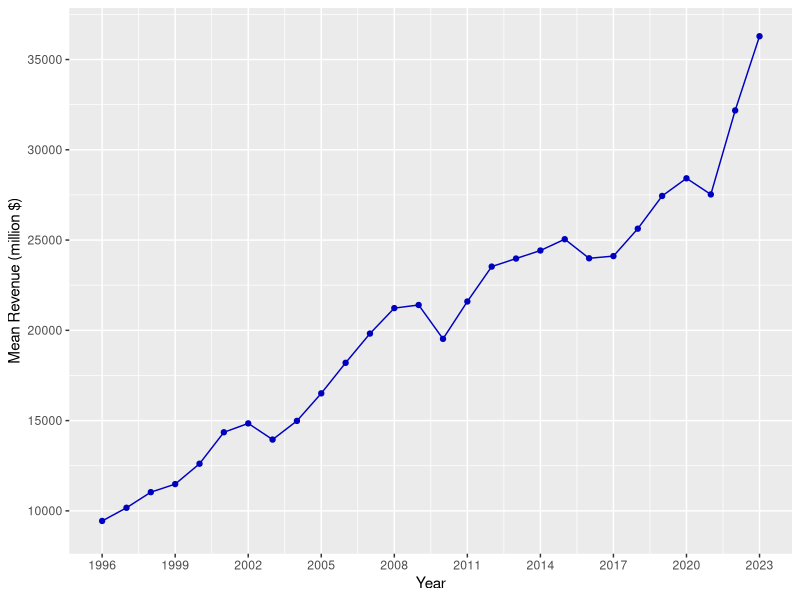
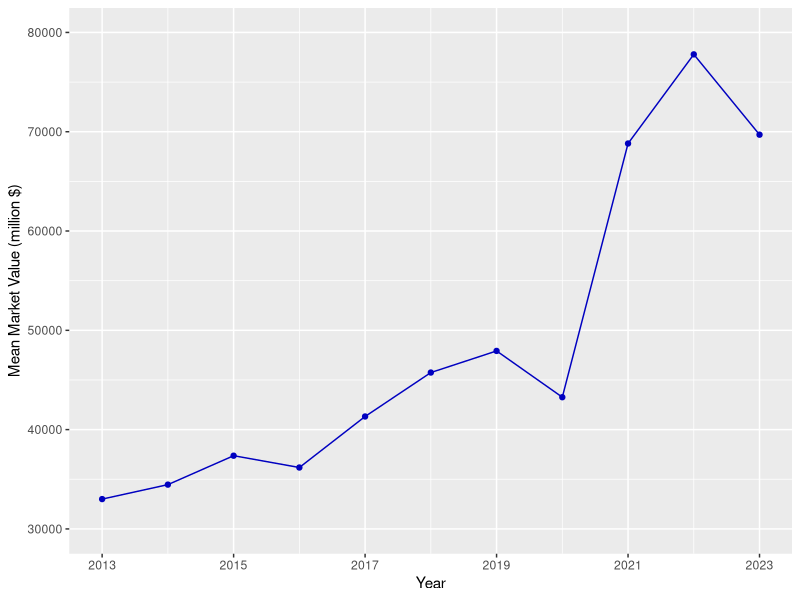
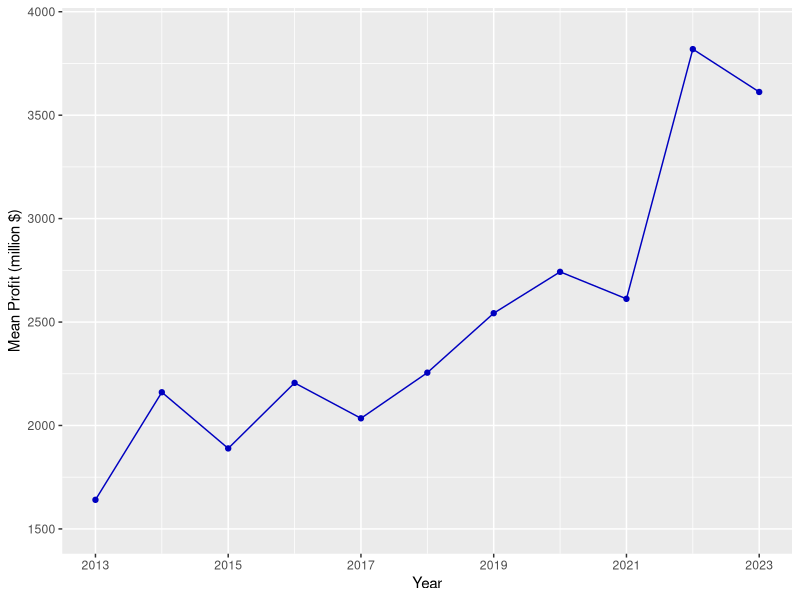
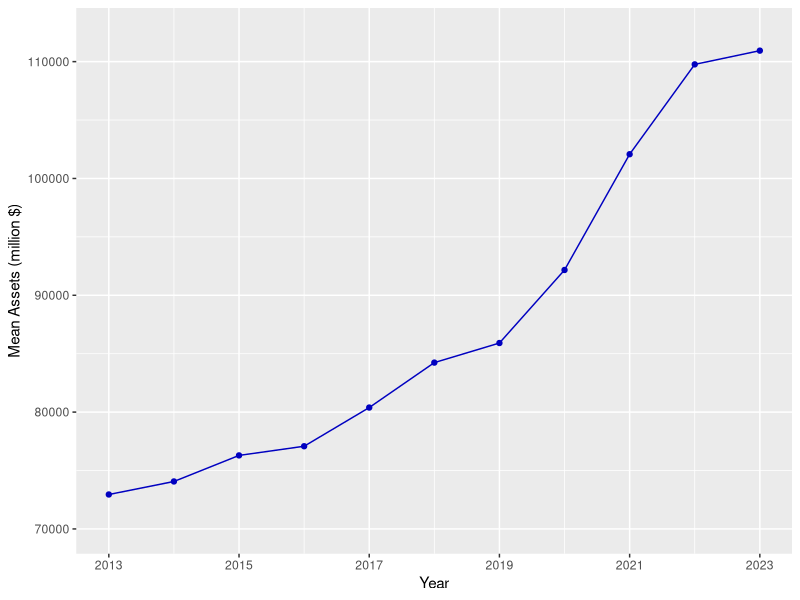

Generate these figures, in order, with R:
## ---- chunk 1
#| message: false
#| warning: false
library(tidyverse)
library(dplyr)
library(readr)
library(forcats)
## ---- chunk 2
fortune <- read_csv('data/Cleaned Data.csv', show_col_types = FALSE) |>
  select(rank, year, revenue_mil, profit_mil, asset_mil, market_value_mil) |>
  filter(rank <= 500)
## ---- chunk 3
revenue <- fortune |>
  summarize(mean_revenue_mil = mean(revenue_mil, na.rm = TRUE), .by = year)
revenue$mean_revenue_mil[revenue$year == 2013] <- mean(c(23529.903, 24421.006))
## ---- chunk 4
market_value <- fortune |>
  filter(year >= 2013) |>
  summarize(mean_market_value_mil = mean(market_value_mil, na.rm = TRUE), .by = year)
market_value$mean_market_value_mil[market_value$year == 2013] <- 34459.82 - (37372.77 - 34459.82)/2
## ---- chunk 5
profit <- fortune |>
  filter(year >= 2013) |>
  summarize(mean_profit_mil = mean(profit_mil, na.rm = TRUE), .by = year)
## ---- chunk 6
asset <- fortune |>
  filter(year >= 2013) |>
  summarize(mean_asset_mil = mean(asset_mil, na.rm = TRUE), .by = year)
asset$mean_asset_mil[asset$year == 2013] <- 74061.85 - (76292.42 - 74061.85)/2
## ---- chunk 7
revenue |>
  ggplot(aes(x = year, y = mean_revenue_mil)) +
  geom_point(color = '#0000c0') +
  geom_line(color = '#0000c0') +
  scale_x_continuous('Year',
                     breaks = c(1996,1999,2002,2005,2008,2011,2014,2017,2020,2023),
                     limits = c(1996,2023)) +
  scale_y_continuous('Mean Revenue (million $)',
                     breaks = c(10000,15000,20000,25000,30000,35000,40000),
                     limits = c(9000,36500)) +
  labs()
## ---- chunk 8
market_value |>
  ggplot(aes(x = year, y = mean_market_value_mil)) +
  geom_point(color = '#0000c0') +
  geom_line(color = '#0000c0') +
  scale_x_continuous('Year',
                     breaks = c(2013,2015,2017,2019,2021,2023),
                     limits = c(2013,2023)) +
  scale_y_continuous('Mean Market Value (million $)',
                     breaks = c(30000,40000,50000,60000,70000,80000,90000),
                     limits = c(30000,80000)) +
  labs()
## ---- chunk 9
profit |>
  ggplot(aes(x = year, y = mean_profit_mil)) +
  geom_point(color = '#0000c0') +
  geom_line(color = '#0000c0') +
  scale_x_continuous('Year',
                     breaks = c(2013,2015,2017,2019,2021,2023),
                     limits = c(2013,2023)) +
  scale_y_continuous('Mean Profit (million $)',
                     breaks = c(1500,2000,2500,3000,3500,4000),
                     limits = c(1500,3900)) +
  labs()
## ---- chunk 10
asset |>
  ggplot(aes(x = year, y = mean_asset_mil)) +
  geom_point(color = '#0000c0') +
  geom_line(color = '#0000c0') +
  scale_x_continuous('Year',
                     breaks = c(2013,2015,2017,2019,2021,2023),
                     limits = c(2013,2023)) +
  scale_y_continuous('Mean Assets (million $)',
                     breaks = c(70000,80000,90000,100000,110000),
                     limits = c(70000,112500)) +
  labs()
